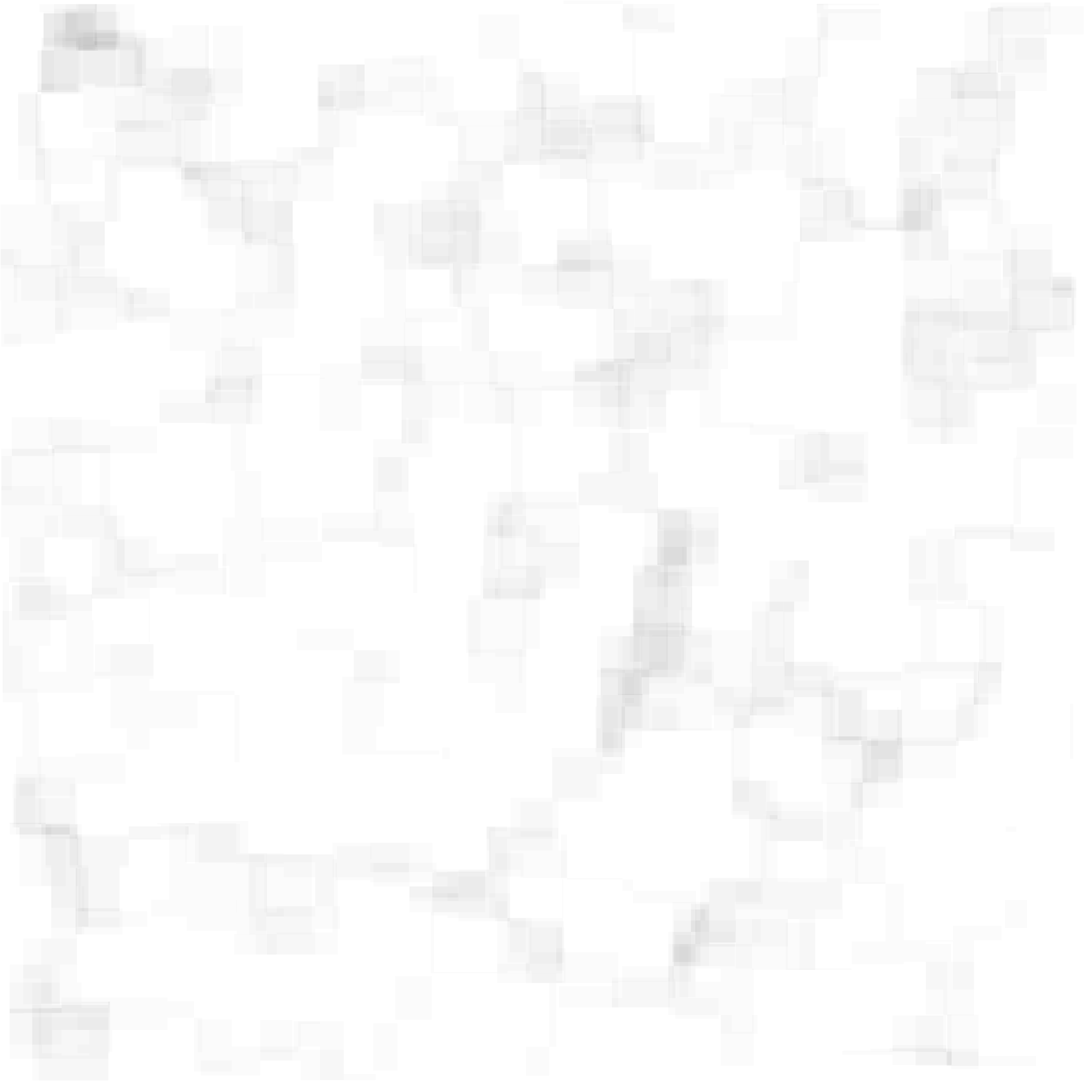
Frame 1 (no input)
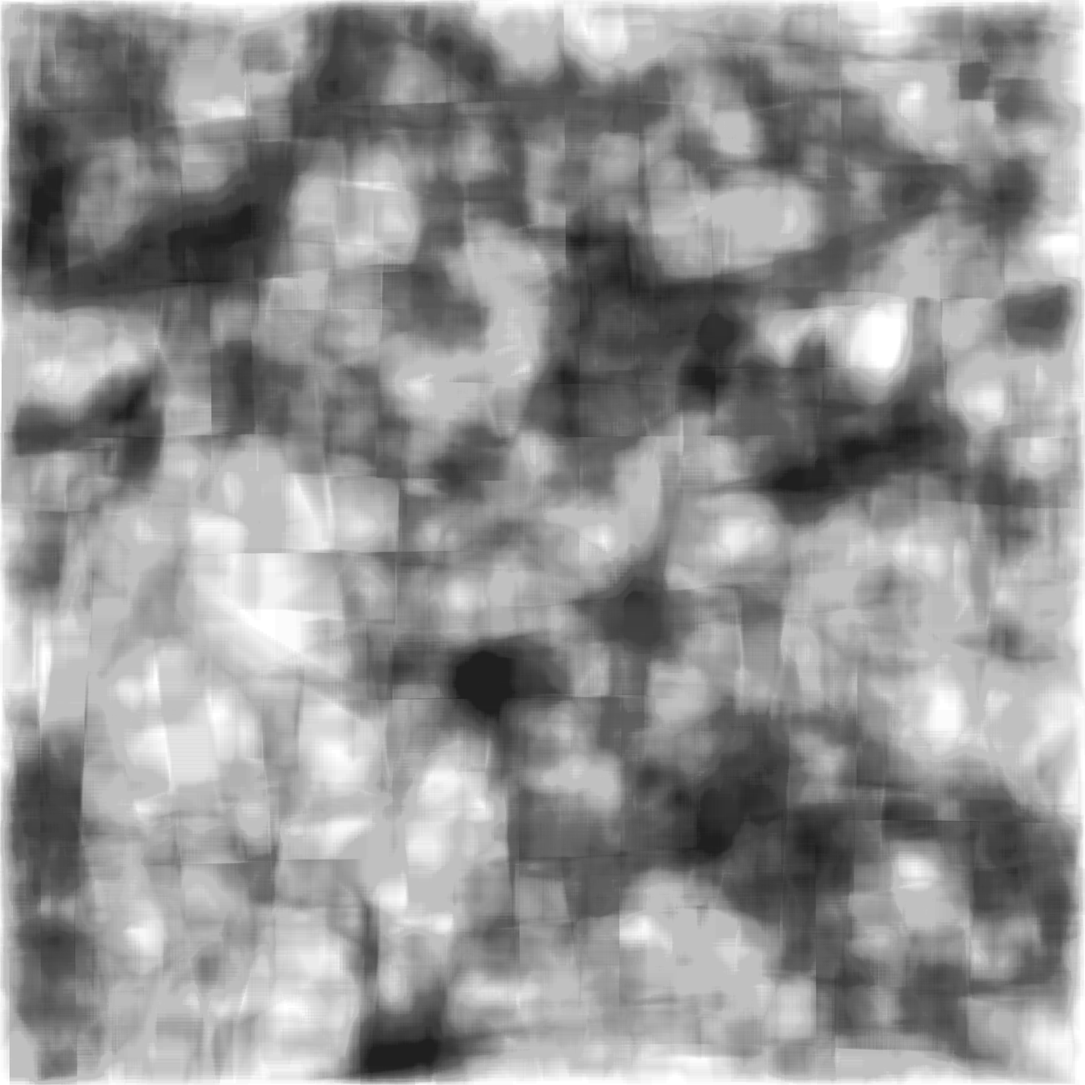
Frame 60 (the mouse pressed at the canvas centre just before this capture)
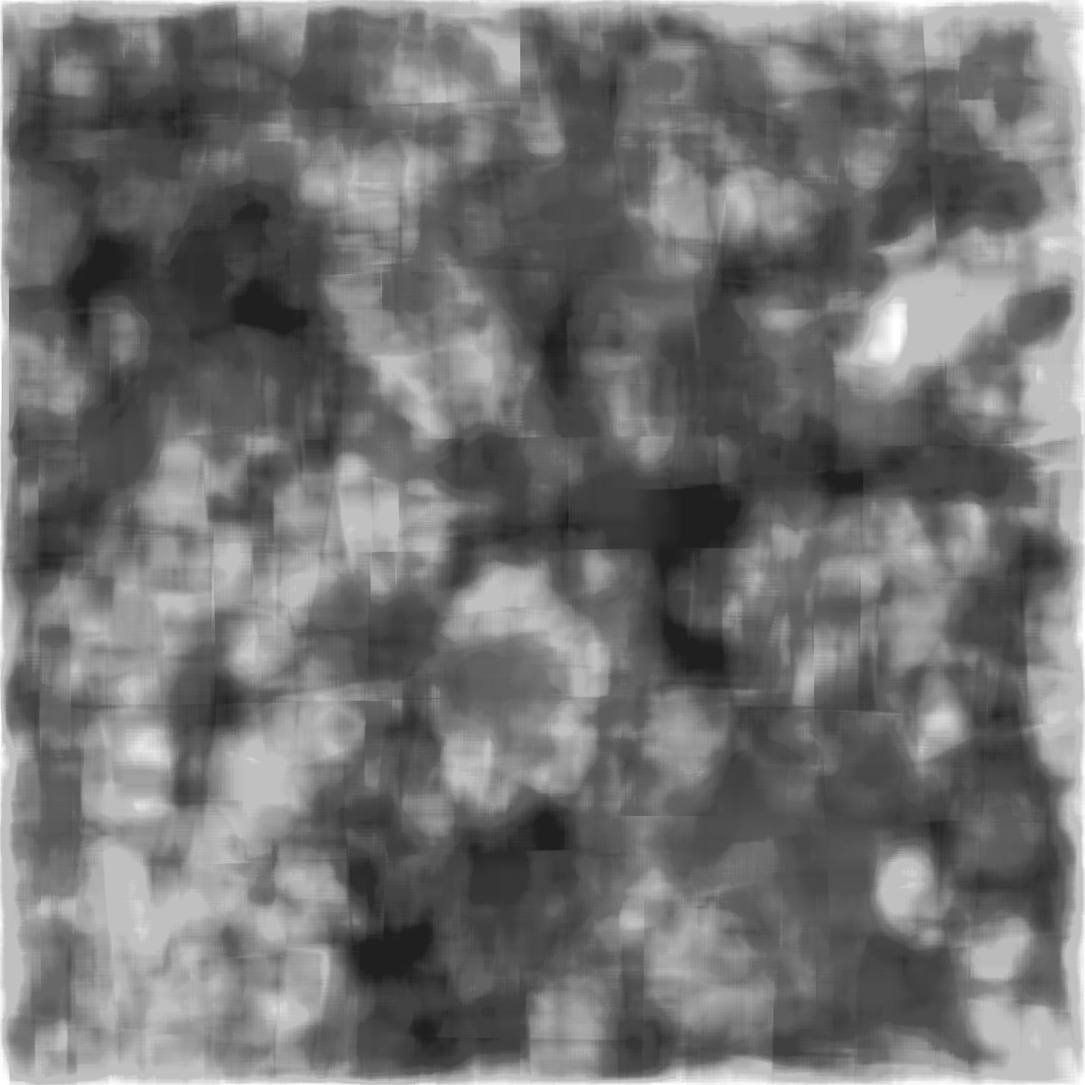
Frame 120 (the mouse held since frame 60 and released just before this capture)

The Processing sketch that drew these frames (run headless with seeded random() and noise(); from frame 60 on, the mouse is pressed at the canvas centre):

// Processing sketch: squareNetwork2
// ── squareNetwork2.pde
Pa[] p = new Pa[512];
int limit = 128;
int k = 8;

void keyPressed()
{
  if (key == 's')
  {
    stop();
    save("####.png");
    exit();
  }
}
void setup() {
  for (int i = 0; i<p.length; i++) {
    p[i] = new Pa();
  }
  smooth(16);
  size(2048, 2048);
  background(255);
  noFill();
  noStroke();
  //stroke(0);
  //strokeWeight(1);
}

void draw() {
  fill(255, 2);
  noStroke();
  rect(0, 0, width, height);
  for (int i = 0; i<p.length; i++) {
    p[i].show(i);
  }
}

class Pa {
  float x, y, vx, vy;
  public Pa() {
    x = random(width);
    y = random(height);

    float a = random(TWO_PI);
    vx = cos(a)*k;
    vy = sin(a)*k;
  }

  void show(int index) {
    x+=vx;
    y+= vy;
    for (int i = index+1; i<p.length; i++) {
      float d = dist(x, y, p[i].x, p[i].y);
      if (d<limit) {
        noStroke();
        //stroke(0, map(d, limit/2, limit, 0, 255));
        rect(x, y, p[i].x, p[i].y);
        fill(0, 4);
        rectMode(CORNERS);
      }
    }
    x = lm(x, width);
    y = lm(y, width);
  }
}
float lm(float a, float b) {
  if (a<0) {
    return a+b;
  }
  if (a>b) {
    return a-b;
  }
  return a;
}
